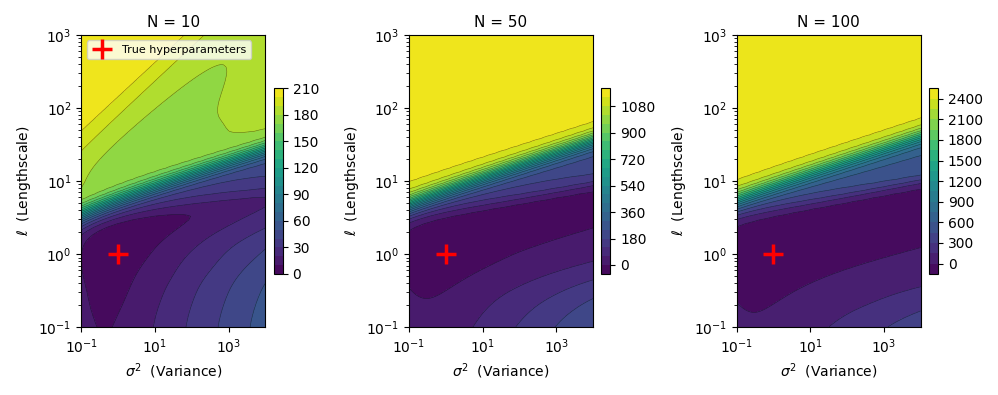

The script that saved this image:

import numpy as np
import matplotlib.pyplot as plt
from scipy.linalg import solve, cho_factor, cho_solve


def se_kernel(X1, X2, sigma_f2, lengthscale):
    X1 = X1[:, None] if X1.ndim == 1 else X1
    X2 = X2[:, None] if X2.ndim == 1 else X2
    sq_dist = np.sum((X1[:, None, :] - X2[None, :, :]) ** 2, axis=-1)
    return sigma_f2 * np.exp(-0.5 * sq_dist / lengthscale**2)


def neg_log_marginal_likelihood(X, y, sigma_f2, lengthscale, sigma_n2):
    n = len(y)
    K = se_kernel(X, X, sigma_f2, lengthscale) + sigma_n2 * np.eye(n)
    try:
        c, low = cho_factor(K, lower=True)
        alpha = cho_solve((c, low), y)
        log_det = 2.0 * np.sum(np.log(np.diag(c)))
        nlml = 0.5 * (y @ alpha + log_det + n * np.log(2 * np.pi))
    except np.linalg.LinAlgError:
        nlml = np.inf
    return nlml


def generate_data(n, seed=42):
    rng = np.random.default_rng(seed)
    X = rng.uniform(-5, 5, n)
    y = np.sin(X) + 0.1 * rng.standard_normal(n)
    return X, y


train_sizes = [10, 50, 100]

true_sigma_f2 = 1.0
true_l = 1.0
sigma_n = 0.01  

sig_f2_vals = np.logspace(-1, 4, 80)   # x-axis
l_vals       = np.logspace(-1, 3, 80)   # y-axis

fig, axes = plt.subplots(1, 3, figsize=(10, 4))


for ax, n_train in zip(axes, train_sizes):
    X, y = generate_data(n_train)

    Z = np.zeros((len(l_vals), len(sig_f2_vals)))
    for i, l in enumerate(l_vals):
        for j, sf2 in enumerate(sig_f2_vals):
            Z[i, j] = neg_log_marginal_likelihood(X, y, sf2, l, sigma_n)

    Z_plot = np.clip(Z, np.nanpercentile(Z, 2), np.nanpercentile(Z, 98))

    cp = ax.contourf(sig_f2_vals, l_vals, Z_plot, levels=20, cmap="viridis")
    ax.contour(sig_f2_vals, l_vals, Z_plot, levels=20,
               colors="black", linewidths=0.4, alpha=0.5)

    # Red cross at true hyperparameters
    ax.plot(true_sigma_f2, true_l, "r+", markersize=14, markeredgewidth=2.5,
            label="True hyperparameters", zorder=10)

    ax.set_xscale("log")
    ax.set_yscale("log")
    ax.set_xlabel(r"$\sigma^2$  (Variance)", fontsize=10)
    ax.set_ylabel(r"$\ell$  (Lengthscale)", fontsize=10)
    ax.set_title(f"N = {n_train}", fontsize=11)
    plt.colorbar(cp, ax=ax, fraction=0.046, pad=0.04)

axes[0].legend(fontsize=8, loc="upper left")

fig.tight_layout()
plt.show()
plt.savefig("ridge.png",
            dpi=150, bbox_inches="tight")
print("Saved.")
